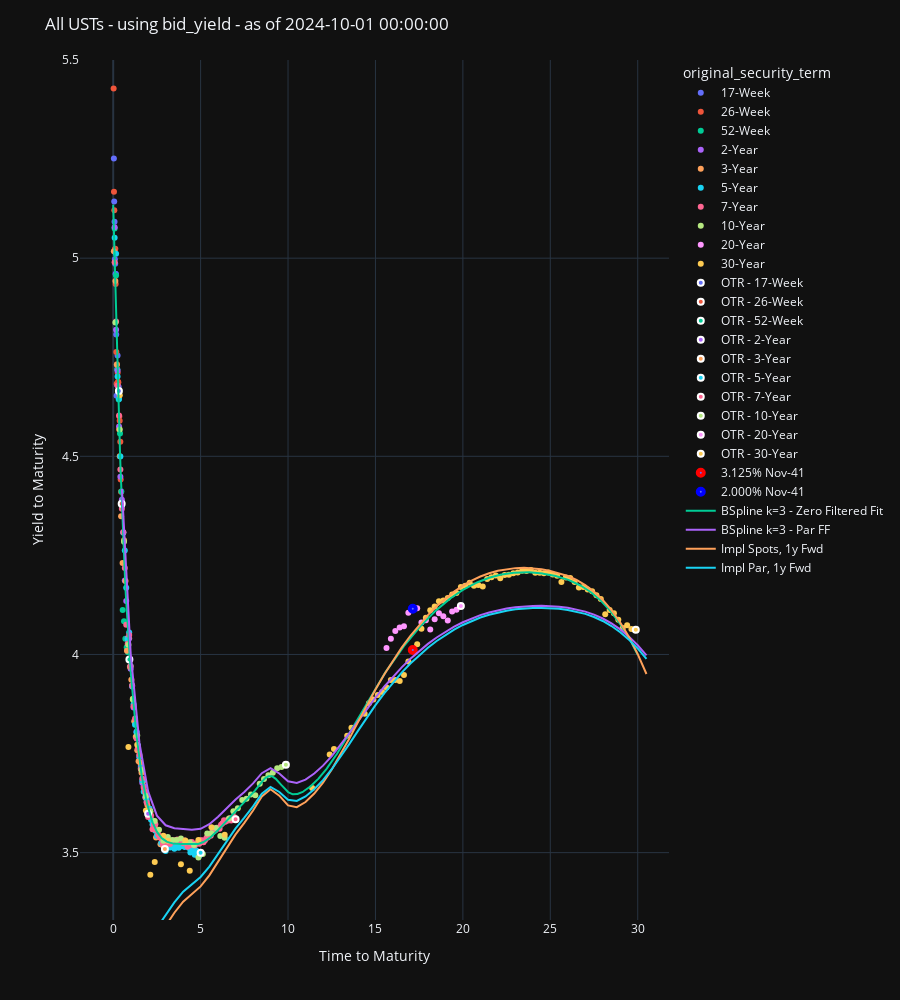

The notebook cell this image was saved under:
### Code cell
fitted_bspline = filtered_fitted_interpolator.b_spline_with_knots_interpolation(
    knots=[0.5, 1, 2, 3, 4, 5, 7, 8, 9, 10, 11, 12, 15, 20, 25],
    k=3,
    return_func=True,
)
fitted_unispline = filtered_fitted_interpolator.univariate_spline(s=1.75, return_func=True)

plot_usts(
    curve_set_df=curve_set_df,
    ttm_col="time_to_maturity",
    ytm_col=f"{quote_type}_yield",
    hover_data=[
        "issue_date",
        "maturity_date",
        "cusip",
        "original_security_term",
        "ust_label",
        f"{quote_type}_price",
        "free_float",
    ],
    ust_labels_highlighter=[("3.125% Nov-41", "red"), ("2.000% Nov-41", "blue")],
    zero_curves=[
        # (
        #     otr_fit_interpolator.pchip_interpolation(return_func=True),
        #     "PCHIP Intrp - OTR Fit",
        # ),
        (
            fitted_bspline,
            "BSpline k=3 - Zero Filtered Fit",
        ),
        # (
        #     mles_func,
        #     "Zero, MLES"
        # ),
    ],
    par_curves=[
        (
            fitted_bspline,
            "BSpline k=3 - Par FF",
        ),
        # (
        #     fitted_unispline,
        #     "Unispline s=1.75 - Par FF",
        # ),
        # (
        #     mles_func,
        #     "Par, MLES",
        #     True
        # ),
    ],
    # n_yr_fwd_curves=[
    #     (
    #         nss_func,
    #         1,
    #         "1yr Fwd, NSS",
    #     ) 
    # ]
    impl_spot_n_yr_fwd_curves=[
        (fitted_bspline, 1, "Impl Spots, 1y Fwd"),
    ],
    impl_par_n_yr_fwd_curves=[
        (fitted_bspline, 1, "Impl Par, 1y Fwd"),
        # (
        #     mles_func,
        #     1,
        #     "1yr Fwd, MLES",
        #     True
        # )
    ],
    title=f"All USTs - using {f"{quote_type}_yield"} - as of {as_of_date}"
)

### Figure 1 — Plotly figure (JSON) as saved in the notebook; plotly's stock layout.template omitted (floating-point values rounded to 4 significant figures; data arrays with more than 128 entries replaced by an {"elided": "..."} marker saying what was removed)
{"data": [{"customdata": [["2024-09-03T00:00:00", "2024-10-01T00:00:00", "912797LK1", "17-Week", "nan% Oct-24", null, -763.9], ["2024-09-10T00:00:00", "2024-10-08T00:00:00", "912797LS4", "17-Week", "nan% Oct-24", 99.91, -772.5], ["2024-09-17T00:00:00", "2024-10-15T00:00:00", "912797LT2", "17-Week", "nan% Oct-24", 99.82, -798.0], ["2024-09-24T00:00:00", "2024-10-22T00:00:00", "912797LU9", "17-Week", "nan% Oct-24", 99.72, -766.6], ["2024-10-01T00:00:00", "2024-10-29T00:00:00", "912797LV7", "17-Week", "nan% Oct-24", 99.63, -403.1], ["2024-09-10T00:00:00", "2024-11-05T00:00:00", "912797MA2", "17-Week", "nan% Nov-24", 99.55, -404.9], ["2024-09-17T00:00:00", "2024-11-12T00:00:00", "912797MB0", "17-Week", "nan% Nov-24", 99.45, -415.1], ["2024-09-24T00:00:00", "2024-11-19T00:00:00", "912797MC8", "17-Week", "nan% Nov-24", 99.36, -436.7], ["2024-10-01T00:00:00", "2024-11-26T00:00:00", "912797MD6", "17-Week", "nan% Nov-24", 99.27, -184.5], ["2024-08-06T00:00:00", "2024-12-03T00:00:00", "912797ME4", "17-Week", "nan% Dec-24", 99.2, -187.8], ["2024-08-13T00:00:00", "2024-12-10T00:00:00", "912797MN4", "17-Week", "nan% Dec-24", 99.14, -185.2], ["2024-08-20T00:00:00", "2024-12-17T00:00:00", "912797MP9", "17-Week", "nan% Dec-24", 99.04, -190.1], ["2024-08-27T00:00:00", "2024-12-24T00:00:00", "912797MQ7", "17-Week", "nan% Dec-24", 98.95, -164.8], ["2024-09-03T00:00:00", "2024-12-31T00:00:00", "912797MR5", "17-Week", "nan% Dec-24", 98.86, -180.9], ["2024-09-10T00:00:00", "2025-01-07T00:00:00", "912797MW4", "17-Week", "nan% Jan-25", 98.79, -187.5], ["2024-09-17T00:00:00", "2025-01-14T00:00:00", "912797MX2", "17-Week", "nan% Jan-25", 98.7, -196.6], ["2024-09-24T00:00:00", "2025-01-21T00:00:00", "912797MY0", "17-Week", "nan% Jan-25", 98.62, -202.5]], "hovertemplate": "original_security_term=%{customdata[3]}<br>time_to_maturity=%{x}<br>bid_yield=%{y}<br>issue_date=%{customdata[0]}<br>maturity_date=%{customdata[1]}<br>cusip=%{customdata[2]}<br>ust_label=%{customdata[4]}<br>bid_price=%{customdata[5]}<br>free_float=%{customdata[6]}<extra></extra>", "legendgroup": "17-Week", "marker": {"color": "#636efa", "symbol": "circle"}, "mode": "markers", "name": "17-Week", "orientation": "v", "showlegend": true, "type": "scatter", "x": [0, 0.01918, 0.03836, 0.05753, 0.07671, 0.09589, 0.1151, 0.1342, 0.1534, 0.1726, 0.1918, 0.211, 0.2301, 0.2493, 0.2685, 0.2877, 0.3068], "xaxis": "x", "y": [null, 5.705, 5.251, 5.143, 5.092, 4.997, 4.986, 4.96, 4.96, 4.807, 4.653, 4.68, 4.72, 4.754, 4.678, 4.677, 4.676], "yaxis": "y"}, {"customdata": [["2024-07-11T00:00:00", "2024-10-10T00:00:00", "912797KT3", "26-Week", "nan% Oct-24", 99.88, -8375.0], ["2024-07-18T00:00:00", "2024-10-17T00:00:00", "912797KU0", "26-Week", "nan% Oct-24", 99.79, -9207.0], ["2024-07-25T00:00:00", "2024-10-24T00:00:00", "912797KV8", "26-Week", "nan% Oct-24", 99.7, -8606.0], ["2024-08-08T00:00:00", "2024-11-07T00:00:00", "912797LC9", "26-Week", "nan% Nov-24", 99.52, -12080.0], ["2024-08-15T00:00:00", "2024-11-14T00:00:00", "912797LD7", "26-Week", "nan% Nov-24", 99.42, -13910.0], ["2024-08-22T00:00:00", "2024-11-21T00:00:00", "912797LE5", "26-Week", "nan% Nov-24", 99.34, -11180.0], ["2024-09-05T00:00:00", "2024-12-05T00:00:00", "912797LF2", "26-Week", "nan% Dec-24", 99.18, -1649.0], ["2024-09-12T00:00:00", "2024-12-12T00:00:00", "912797LP0", "26-Week", "nan% Dec-24", 99.11, -2449.0], ["2024-09-19T00:00:00", "2024-12-19T00:00:00", "912797LQ8", "26-Week", "nan% Dec-24", 99.01, -599.2], ["2024-07-05T00:00:00", "2025-01-02T00:00:00", "912797LR6", "26-Week", "nan% Jan-25", 98.84, -4320.0], ["2024-07-11T00:00:00", "2025-01-09T00:00:00", "912797LX3", "26-Week", "nan% Jan-25", 98.76, -3943.0], ["2024-07-18T00:00:00", "2025-01-16T00:00:00", "912797LY1", "26-Week", "nan% Jan-25", 98.67, -4124.0], ["2024-08-01T00:00:00", "2025-01-30T00:00:00", "912797LZ8", "26-Week", "nan% Jan-25", 98.54, -7197.0], ["2024-08-08T00:00:00", "2025-02-06T00:00:00", "912797MJ3", "26-Week", "nan% Feb-25", 98.44, -5615.0], ["2024-08-15T00:00:00", "2025-02-13T00:00:00", "912797MK0", "26-Week", "nan% Feb-25", 98.36, -6404.0], ["2024-08-29T00:00:00", "2025-02-27T00:00:00", "912797ML8", "26-Week", "nan% Feb-25", 98.21, -4879.0], ["2024-09-05T00:00:00", "2025-03-06T00:00:00", "912797MM6", "26-Week", "nan% Mar-25", 98.14, -799.4], ["2024-09-12T00:00:00", "2025-03-13T00:00:00", "912797MT1", "26-Week", "nan% Mar-25", 98.07, -858.2]], "hovertemplate": "original_security_term=%{customdata[3]}<br>time_to_maturity=%{x}<br>bid_yield=%{y}<br>issue_date=%{customdata[0]}<br>maturity_date=%{customdata[1]}<br>cusip=%{customdata[2]}<br>ust_label=%{customdata[4]}<br>bid_price=%{customdata[5]}<br>free_float=%{customdata[6]}<extra></extra>", "legendgroup": "26-Week", "marker": {"color": "#EF553B", "symbol": "circle"}, "mode": "markers", "name": "26-Week", "orientation": "v", "showlegend": true, "type": "scatter", "x": [0.02466, 0.04384, 0.06301, 0.1014, 0.1205, 0.1397, 0.1781, 0.1973, 0.2164, 0.2548, 0.274, 0.2932, 0.3315, 0.3507, 0.3699, 0.4082, 0.4274, 0.4466], "xaxis": "x", "y": [5.428, 5.168, 5.121, 5.022, 5.024, 4.935, 4.763, 4.683, 4.733, 4.711, 4.688, 4.687, 4.568, 4.6, 4.59, 4.537, 4.441, 4.41], "yaxis": "y"}, {"customdata": [["2024-07-05T00:00:00", "2024-10-03T00:00:00", "912797GW1", "52-Week", "nan% Oct-24", 99.97, -12410.0], ["2024-08-01T00:00:00", "2024-10-31T00:00:00", "912797HE0", "52-Week", "nan% Oct-24", 99.61, -20400.0], ["2024-08-29T00:00:00", "2024-11-29T00:00:00", "912797HP5", "52-Week", "nan% Nov-24", 99.23, -13910.0], ["2024-09-26T00:00:00", "2024-12-26T00:00:00", "912796ZV4", "52-Week", "nan% Dec-24", 98.92, -2950.0], ["2024-07-25T00:00:00", "2025-01-23T00:00:00", "912797JR9", "52-Week", "nan% Jan-25", 98.6, -6586.0], ["2024-08-22T00:00:00", "2025-02-20T00:00:00", "912797KA4", "52-Week", "nan% Feb-25", 98.29, -8605.0], ["2024-09-19T00:00:00", "2025-03-20T00:00:00", "912797KJ5", "52-Week", "nan% Mar-25", 97.98, -418.3], ["2024-04-18T00:00:00", "2025-04-17T00:00:00", "912797KS5", "52-Week", "nan% Apr-25", 97.82, -3108.0], ["2024-05-16T00:00:00", "2025-05-15T00:00:00", "912797LB1", "52-Week", "nan% May-25", 97.53, -4573.0], ["2024-06-13T00:00:00", "2025-06-12T00:00:00", "912797LN5", "52-Week", "nan% Jun-25", 97.26, -983.7], ["2024-07-11T00:00:00", "2025-07-10T00:00:00", "912797LW5", "52-Week", "nan% Jul-25", 96.98, -2591.0], ["2024-08-08T00:00:00", "2025-08-07T00:00:00", "912797MG9", "52-Week", "nan% Aug-25", 96.69, -3690.0]], "hovertemplate": "original_security_term=%{customdata[3]}<br>time_to_maturity=%{x}<br>bid_yield=%{y}<br>issue_date=%{customdata[0]}<br>maturity_date=%{customdata[1]}<br>cusip=%{customdata[2]}<br>ust_label=%{customdata[4]}<br>bid_price=%{customdata[5]}<br>free_float=%{customdata[6]}<extra></extra>", "legendgroup": "52-Week", "marker": {"color": "#00cc96", "symbol": "circle"}, "mode": "markers", "name": "52-Week", "orientation": "v", "showlegend": true, "type": "scatter", "x": [0.005479, 0.08219, 0.1616, 0.2356, 0.3123, 0.389, 0.4658, 0.5425, 0.6192, 0.6959, 0.7726, 0.8493], "xaxis": "x", "y": [9.918, 5.075, 4.956, 4.719, 4.643, 4.558, 4.411, 4.112, 4.084, 4.04, 4.018, 4.006], "yaxis": "y"}, {"customdata": {"elided": "23x7 mixed values"}, "hovertemplate": "original_security_term=%{customdata[3]}<br>time_to_maturity=%{x}<br>bid_yield=%{y}<br>issue_date=%{customdata[0]}<br>maturity_date=%{customdata[1]}<br>cusip=%{customdata[2]}<br>ust_label=%{customdata[4]}<br>bid_price=%{customdata[5]}<br>free_float=%{customdata[6]}<extra></extra>", "legendgroup": "2-Year", "marker": {"color": "#ab63fa", "symbol": "circle"}, "mode": "markers", "name": "2-Year", "orientation": "v", "showlegend": true, "type": "scatter", "x": [0.08219, 0.1644, 0.2493, 0.3342, 0.411, 0.4959, 0.5781, 0.663, 0.7452, 0.8301, 0.9151, 0.9973, 1.082, 1.164, 1.249, 1.334, 1.411, 1.496, 1.578, 1.663, 1.745, 1.83, 1.915], "xaxis": "x", "y": [5.078, 4.819, 4.716, 4.575, 4.448, 4.391, 4.309, 4.187, 4.135, 4.041, 4.041, 3.964, 3.919, 3.866, 3.827, 3.805, 3.769, 3.74, 3.718, 3.676, 3.667, 3.64, 3.628], "yaxis": "y"}, {"customdata": {"elided": "35x7 mixed values"}, "hovertemplate": "original_security_term=%{customdata[3]}<br>time_to_maturity=%{x}<br>bid_yield=%{y}<br>issue_date=%{customdata[0]}<br>maturity_date=%{customdata[1]}<br>cusip=%{customdata[2]}<br>ust_label=%{customdata[4]}<br>bid_price=%{customdata[5]}<br>free_float=%{customdata[6]}<extra></extra>", "legendgroup": "3-Year", "marker": {"color": "#FFA15A", "symbol": "circle"}, "mode": "markers", "name": "3-Year", "orientation": "v", "showlegend": true, "type": "scatter", "x": [0.03836, 0.1233, 0.2055, 0.2904, 0.3753, 0.4521, 0.537, 0.6192, 0.7041, 0.7863, 0.8712, 0.9562, 1.038, 1.123, 1.205, 1.29, 1.375, 1.452, 1.537, 1.619, 1.704, 1.786, 1.871, 1.956, 2.038, 2.123, 2.205, 2.29, 2.375, 2.452, 2.537, 2.619, 2.704, 2.786, 2.871], "xaxis": "x", "y": [5.017, 4.942, 4.731, 4.665, 4.5, 4.349, 4.231, 4.288, 4.185, 4.009, 4.04, 3.969, 3.936, 3.888, 3.831, 3.792, 3.759, 3.731, 3.727, 3.701, 3.68, 3.656, 3.639, 3.62, 3.612, 3.602, 3.582, 3.58, 3.567, 3.538, 3.55, 3.54, 3.521, 3.528, 3.517], "yaxis": "y"}, {"customdata": {"elided": "58x7 mixed values"}, "hovertemplate": "original_security_term=%{customdata[3]}<br>time_to_maturity=%{x}<br>bid_yield=%{y}<br>issue_date=%{customdata[0]}<br>maturity_date=%{customdata[1]}<br>cusip=%{customdata[2]}<br>ust_label=%{customdata[4]}<br>bid_price=%{customdata[5]}<br>free_float=%{customdata[6]}<extra></extra>", "legendgroup": "5-Year", "marker": {"color": "#19d3f3", "symbol": "circle"}, "mode": "markers", "name": "5-Year", "orientation": "v", "showlegend": true, "type": "scatter", "x": [0.08219, 0.1644, 0.2493, 0.3342, 0.411, 0.4959, 0.5781, 0.663, 0.7452, 0.8301, 0.9151, 0.9973, 1.082, 1.164, 1.249, 1.334, 1.411, 1.496, 1.578, 1.663, 1.745, 1.83, 1.915, 1.997, 2.082, 2.164, 2.249, 2.411, 2.496, 2.578, 2.663, 2.745, 2.83, 2.915, 2.997, 3.082, 3.164, 3.249, 3.334, 3.414, 3.499, 3.581, 3.666, 3.748, 3.833, 3.918, 4, 4.085, 4.167, 4.252, 4.337, 4.414, 4.499, 4.581, 4.666, 4.748, 4.833, 4.918], "xaxis": "x", "y": [5.051, 5.011, 4.702, 4.645, 4.499, 4.374, 4.307, 4.262, 4.168, 4.039, 4.055, 3.971, 3.921, 3.874, 3.822, 3.804, 3.771, 3.744, 3.714, 3.682, 3.653, 3.652, 3.633, 3.593, 3.61, 3.583, 3.571, 3.555, 3.543, 3.542, 3.541, 3.524, 3.532, 3.533, 3.504, 3.529, 3.525, 3.513, 3.518, 3.518, 3.51, 3.518, 3.522, 3.513, 3.516, 3.52, 3.517, 3.514, 3.518, 3.516, 3.512, 3.501, 3.511, 3.506, 3.495, 3.506, 3.502, 3.491], "yaxis": "y"}, {"customdata": {"elided": "83x7 mixed values"}, "hovertemplate": "original_security_term=%{customdata[3]}<br>time_to_maturity=%{x}<br>bid_yield=%{y}<br>issue_date=%{customdata[0]}<br>maturity_date=%{customdata[1]}<br>cusip=%{customdata[2]}<br>ust_label=%{customdata[4]}<br>bid_price=%{customdata[5]}<br>free_float=%{customdata[6]}<extra></extra>", "legendgroup": "7-Year", "marker": {"color": "#FF6692", "symbol": "circle"}, "mode": "markers", "name": "7-Year", "orientation": "v", "showlegend": true, "type": "scatter", "x": [0.08219, 0.1644, 0.2493, 0.3342, 0.411, 0.4959, 0.5781, 0.663, 0.7452, 0.8301, 0.9151, 0.9973, 1.082, 1.164, 1.249, 1.334, 1.411, 1.496, 1.578, 1.663, 1.745, 1.83, 1.915, 1.997, 2.082, 2.164, 2.249, 2.334, 2.411, 2.496, 2.578, 2.663, 2.745, 2.83, 2.915, 2.997, 3.082, 3.164, 3.249, 3.334, 3.414, 3.499, 3.581, 3.666, 3.748, 3.833, 3.918, 4, 4.085, 4.167, 4.252, 4.337, 4.414, 4.499, 4.581, 4.666, 4.748, 4.833, 4.918, 5, 5.085, 5.167, 5.252, 5.337, 5.414, 5.499, 5.581, 5.666, 5.748, 5.833, 5.918, 6, 6.085, 6.167, 6.252, 6.337, 6.414, 6.499, 6.581, 6.666, 6.748, 6.833, 6.918], "xaxis": "x", "y": [4.989, 4.84, 4.679, 4.603, 4.467, 4.367, 4.308, 4.218, 4.075, 4.027, 4.049, 3.97, 3.922, 3.87, 3.839, 3.788, 3.764, 3.747, 3.711, 3.687, 3.664, 3.654, 3.626, 3.59, 3.607, 3.594, 3.559, 3.571, 3.572, 3.556, 3.545, 3.539, 3.536, 3.522, 3.528, 3.524, 3.535, 3.532, 3.522, 3.528, 3.529, 3.531, 3.528, 3.533, 3.531, 3.533, 3.53, 3.524, 3.531, 3.526, 3.515, 3.522, 3.519, 3.527, 3.523, 3.518, 3.522, 3.525, 3.522, 3.531, 3.532, 3.526, 3.531, 3.537, 3.538, 3.543, 3.543, 3.552, 3.554, 3.556, 3.563, 3.563, 3.56, 3.57, 3.574, 3.581, 3.578, 3.581, 3.581, 3.587, 3.581, 3.588, 3.59], "yaxis": "y"}, {"customdata": {"elided": "39x7 mixed values"}, "hovertemplate": "original_security_term=%{customdata[3]}<br>time_to_maturity=%{x}<br>bid_yield=%{y}<br>issue_date=%{customdata[0]}<br>maturity_date=%{customdata[1]}<br>cusip=%{customdata[2]}<br>ust_label=%{customdata[4]}<br>bid_price=%{customdata[5]}<br>free_float=%{customdata[6]}<extra></extra>", "legendgroup": "10-Year", "marker": {"color": "#B6E880", "symbol": "circle"}, "mode": "markers", "name": "10-Year", "orientation": "v", "showlegend": true, "type": "scatter", "x": [0.1233, 0.3753, 0.6192, 0.8712, 1.123, 1.375, 1.619, 1.871, 2.123, 2.375, 2.619, 2.871, 3.123, 3.375, 3.622, 3.874, 4.126, 4.378, 4.622, 4.874, 5.126, 5.378, 5.622, 5.874, 6.126, 6.378, 6.622, 6.874, 7.126, 7.378, 7.625, 7.877, 8.129, 8.381, 8.625, 8.877, 9.129, 9.381, 9.625], "xaxis": "x", "y": [4.837, 4.568, 4.284, 4.024, 3.886, 3.795, 3.708, 3.643, 3.604, 3.58, 3.557, 3.53, 3.539, 3.532, 3.532, 3.536, 3.526, 3.526, 3.519, 3.488, 3.496, 3.548, 3.549, 3.562, 3.542, 3.538, 3.586, 3.605, 3.612, 3.633, 3.636, 3.647, 3.645, 3.674, 3.686, 3.695, 3.702, 3.713, 3.716], "yaxis": "y"}, {"customdata": [["2020-07-31T00:00:00", "2040-05-15T00:00:00", "912810SR0", "20-Year", "1.125% May-40", 66.69, 39650.0], ["2020-11-02T00:00:00", "2040-08-15T00:00:00", "912810SQ2", "20-Year", "1.125% Aug-40", 66.09, 48780.0], ["2021-02-01T00:00:00", "2040-11-15T00:00:00", "912810ST6", "20-Year", "1.375% Nov-40", 68.47, 54620.0], ["2021-04-30T00:00:00", "2041-02-15T00:00:00", "912810SW9", "20-Year", "1.875% Feb-41", 73.97, 65810.0], ["2021-08-02T00:00:00", "2041-05-15T00:00:00", "912810SY5", "20-Year", "2.250% May-41", 78.16, 55490.0], ["2021-11-01T00:00:00", "2041-08-15T00:00:00", "912810TA6", "20-Year", "1.750% Aug-41", 71.53, 74190.0], ["2022-01-31T00:00:00", "2041-11-15T00:00:00", "912810TC2", "20-Year", "2.000% Nov-41", 74.19, 62690.0], ["2022-05-02T00:00:00", "2042-02-15T00:00:00", "912810TF5", "20-Year", "2.375% Feb-42", 78.53, 49640.0], ["2022-08-01T00:00:00", "2042-05-15T00:00:00", "912810TH1", "20-Year", "3.250% May-42", 89.62, 44380.0], ["2022-10-31T00:00:00", "2042-08-15T00:00:00", "912810TK4", "20-Year", "3.375% Aug-42", 91.03, 38740.0], ["2023-01-31T00:00:00", "2042-11-15T00:00:00", "912810TM0", "20-Year", "4.000% Nov-42", 99.19, 38970.0], ["2023-05-01T00:00:00", "2043-02-15T00:00:00", "912810TQ1", "20-Year", "3.875% Feb-43", 97.25, 38980.0], ["2023-07-31T00:00:00", "2043-05-15T00:00:00", "912810TS7", "20-Year", "3.875% May-43", 97.03, 38830.0], ["2023-10-31T00:00:00", "2043-08-15T00:00:00", "912810TU2", "20-Year", "4.375% Aug-43", 103.6, 41990.0], ["2024-01-31T00:00:00", "2043-11-15T00:00:00", "912810TW8", "20-Year", "4.750% Nov-43", 108.8, 41990.0], ["2024-04-30T00:00:00", "2044-02-15T00:00:00", "912810TZ1", "20-Year", "4.500% Feb-44", 105.2, 41950.0], ["2024-07-31T00:00:00", "2044-05-15T00:00:00", "912810UB2", "20-Year", "4.625% May-44", 106.8, 42000.0]], "hovertemplate": "original_security_term=%{customdata[3]}<br>time_to_maturity=%{x}<br>bid_yield=%{y}<br>issue_date=%{customdata[0]}<br>maturity_date=%{customdata[1]}<br>cusip=%{customdata[2]}<br>ust_label=%{customdata[4]}<br>bid_price=%{customdata[5]}<br>free_float=%{customdata[6]}<extra></extra>", "legendgroup": "20-Year", "marker": {"color": "#FF97FF", "symbol": "circle"}, "mode": "markers", "name": "20-Year", "orientation": "v", "showlegend": true, "type": "scatter", "x": [15.63, 15.88, 16.13, 16.39, 16.63, 16.88, 17.13, 17.39, 17.63, 17.88, 18.13, 18.39, 18.63, 18.88, 19.13, 19.39, 19.63], "xaxis": "x", "y": [4.017, 4.04, 4.059, 4.068, 4.071, 4.105, 4.115, 4.117, 4.081, 4.087, 4.063, 4.089, 4.104, 4.097, 4.086, 4.108, 4.113], "yaxis": "y"}, {"customdata": {"elided": "82x7 mixed values"}, "hovertemplate": "original_security_term=%{customdata[3]}<br>time_to_maturity=%{x}<br>bid_yield=%{y}<br>issue_date=%{customdata[0]}<br>maturity_date=%{customdata[1]}<br>cusip=%{customdata[2]}<br>ust_label=%{customdata[4]}<br>bid_price=%{customdata[5]}<br>free_float=%{customdata[6]}<extra></extra>", "legendgroup": "30-Year", "marker": {"color": "#FECB52", "symbol": "circle"}, "mode": "markers", "name": "30-Year", "orientation": "v", "showlegend": true, "type": "scatter", "x": [0.1233, 0.3753, 0.8712, 1.375, 1.871, 2.123, 2.375, 2.871, 3.123, 3.874, 4.126, 4.378, 4.874, 5.622, 6.378, 11.38, 12.38, 12.63, 13.38, 13.63, 14.38, 14.63, 14.88, 15.13, 15.38, 15.63, 15.88, 16.13, 16.39, 16.63, 16.88, 17.13, 17.39, 17.63, 17.88, 18.13, 18.39, 18.63, 18.88, 19.13, 19.39, 19.63, 19.88, 20.14, 20.39, 20.63, 20.88, 21.14, 21.39, 21.63, 21.88, 22.14, 22.39, 22.63, 22.88, 23.14, 23.39, 23.64, 23.89, 24.14, 24.39, 24.64, 24.89, 25.14, 25.39, 25.64, 25.89, 26.14, 26.39, 26.64, 26.89, 27.14, 27.39, 27.64, 27.89, 28.14, 28.39, 28.64, 28.89, 29.14, 29.39, 29.64], "xaxis": "x", "y": [6.012, 4.654, 3.767, 3.772, 3.607, 3.444, 3.477, 3.542, 3.53, 3.471, 3.531, 3.454, 3.532, 3.564, 3.545, 3.663, 3.747, 3.762, 3.795, 3.815, 3.85, 3.877, 3.886, 3.898, 3.905, 3.916, 3.936, 3.936, 3.933, 3.948, 3.983, 4.011, 4.026, 4.065, 4.093, 4.112, 4.121, 4.134, 4.136, 4.143, 4.152, 4.155, 4.17, 4.173, 4.181, 4.173, 4.175, 4.171, 4.191, 4.195, 4.199, 4.192, 4.201, 4.201, 4.205, 4.207, 4.211, 4.211, 4.213, 4.206, 4.206, 4.205, 4.207, 4.202, 4.199, 4.183, 4.194, 4.193, 4.183, 4.169, 4.17, 4.164, 4.159, 4.15, 4.14, 4.101, 4.112, 4.104, 4.087, 4.067, 4.073, 4.065], "yaxis": "y"}, {"customdata": [["2024-10-01T00:00:00", "2025-01-28T00:00:00", "912797MZ7", "OTR - 17-Week", "nan% Jan-25", 98.53, 0]], "hovertemplate": "original_security_term=%{customdata[3]}<br>time_to_maturity=%{x}<br>bid_yield=%{y}<br>issue_date=%{customdata[0]}<br>maturity_date=%{customdata[1]}<br>cusip=%{customdata[2]}<br>ust_label=%{customdata[4]}<br>bid_price=%{customdata[5]}<br>free_float=%{customdata[6]}<extra></extra>", "legendgroup": "OTR - 17-Week", "marker": {"color": "#636efa", "line": {"color": "white", "width": 2}, "symbol": "circle"}, "mode": "markers", "name": "OTR - 17-Week", "orientation": "v", "showlegend": true, "type": "scatter", "x": [0.326], "xaxis": "x", "y": [4.665], "yaxis": "y"}, {"customdata": [["2024-09-26T00:00:00", "2025-03-27T00:00:00", "912797MU8", "OTR - 26-Week", "nan% Mar-25", 97.92, 0]], "hovertemplate": "original_security_term=%{customdata[3]}<br>time_to_maturity=%{x}<br>bid_yield=%{y}<br>issue_date=%{customdata[0]}<br>maturity_date=%{customdata[1]}<br>cusip=%{customdata[2]}<br>ust_label=%{customdata[4]}<br>bid_price=%{customdata[5]}<br>free_float=%{customdata[6]}<extra></extra>", "legendgroup": "OTR - 26-Week", "marker": {"color": "#EF553B", "line": {"color": "white", "width": 2}, "symbol": "circle"}, "mode": "markers", "name": "OTR - 26-Week", "orientation": "v", "showlegend": true, "type": "scatter", "x": [0.4849], "xaxis": "x", "y": [4.38], "yaxis": "y"}, {"customdata": [["2024-09-05T00:00:00", "2025-09-04T00:00:00", "912797MH7", "OTR - 52-Week", "nan% Sep-25", 96.42, -525.3]], "hovertemplate": "original_security_term=%{customdata[3]}<br>time_to_maturity=%{x}<br>bid_yield=%{y}<br>issue_date=%{customdata[0]}<br>maturity_date=%{customdata[1]}<br>cusip=%{customdata[2]}<br>ust_label=%{customdata[4]}<br>bid_price=%{customdata[5]}<br>free_float=%{customdata[6]}<extra></extra>", "legendgroup": "OTR - 52-Week", "marker": {"color": "#00cc96", "line": {"color": "white", "width": 2}, "symbol": "circle"}, "mode": "markers", "name": "OTR - 52-Week", "orientation": "v", "showlegend": true, "type": "scatter", "x": [0.926], "xaxis": "x", "y": [3.987], "yaxis": "y"}, {"customdata": [["2024-09-30T00:00:00", "2026-09-30T00:00:00", "91282CLP4", "OTR - 2-Year", "3.500% Sep-26", 99.81, 0]], "hovertemplate": "original_security_term=%{customdata[3]}<br>time_to_maturity=%{x}<br>bid_yield=%{y}<br>issue_date=%{customdata[0]}<br>maturity_date=%{customdata[1]}<br>cusip=%{customdata[2]}<br>ust_label=%{customdata[4]}<br>bid_price=%{customdata[5]}<br>free_float=%{customdata[6]}<extra></extra>", "legendgroup": "OTR - 2-Year", "marker": {"color": "#ab63fa", "line": {"color": "white", "width": 2}, "symbol": "circle"}, "mode": "markers", "name": "OTR - 2-Year", "orientation": "v", "showlegend": true, "type": "scatter", "x": [1.997], "xaxis": "x", "y": [3.598], "yaxis": "y"}, {"customdata": [["2024-09-16T00:00:00", "2027-09-15T00:00:00", "91282CLL3", "OTR - 3-Year", "3.375% Sep-27", 99.62, -554.2]], "hovertemplate": "original_security_term=%{customdata[3]}<br>time_to_maturity=%{x}<br>bid_yield=%{y}<br>issue_date=%{customdata[0]}<br>maturity_date=%{customdata[1]}<br>cusip=%{customdata[2]}<br>ust_label=%{customdata[4]}<br>bid_price=%{customdata[5]}<br>free_float=%{customdata[6]}<extra></extra>", "legendgroup": "OTR - 3-Year", "marker": {"color": "#FFA15A", "line": {"color": "white", "width": 2}, "symbol": "circle"}, "mode": "markers", "name": "OTR - 3-Year", "orientation": "v", "showlegend": true, "type": "scatter", "x": [2.956], "xaxis": "x", "y": [3.509], "yaxis": "y"}, {"customdata": [["2024-09-30T00:00:00", "2029-09-30T00:00:00", "91282CLN9", "OTR - 5-Year", "3.500% Sep-29", 100, 0]], "hovertemplate": "original_security_term=%{customdata[3]}<br>time_to_maturity=%{x}<br>bid_yield=%{y}<br>issue_date=%{customdata[0]}<br>maturity_date=%{customdata[1]}<br>cusip=%{customdata[2]}<br>ust_label=%{customdata[4]}<br>bid_price=%{customdata[5]}<br>free_float=%{customdata[6]}<extra></extra>", "legendgroup": "OTR - 5-Year", "marker": {"color": "#19d3f3", "line": {"color": "white", "width": 2}, "symbol": "circle"}, "mode": "markers", "name": "OTR - 5-Year", "orientation": "v", "showlegend": true, "type": "scatter", "x": [5], "xaxis": "x", "y": [3.5], "yaxis": "y"}, {"customdata": [["2024-09-30T00:00:00", "2031-09-30T00:00:00", "91282CLM1", "OTR - 7-Year", "3.625% Sep-31", 100.2, 0]], "hovertemplate": "original_security_term=%{customdata[3]}<br>time_to_maturity=%{x}<br>bid_yield=%{y}<br>issue_date=%{customdata[0]}<br>maturity_date=%{customdata[1]}<br>cusip=%{customdata[2]}<br>ust_label=%{customdata[4]}<br>bid_price=%{customdata[5]}<br>free_float=%{customdata[6]}<extra></extra>", "legendgroup": "OTR - 7-Year", "marker": {"color": "#FF6692", "line": {"color": "white", "width": 2}, "symbol": "circle"}, "mode": "markers", "name": "OTR - 7-Year", "orientation": "v", "showlegend": true, "type": "scatter", "x": [7], "xaxis": "x", "y": [3.584], "yaxis": "y"}, {"customdata": [["2024-09-16T00:00:00", "2034-08-15T00:00:00", "91282CLF6", "OTR - 10-Year", "3.875% Aug-34", 101.2, 41630.0]], "hovertemplate": "original_security_term=%{customdata[3]}<br>time_to_maturity=%{x}<br>bid_yield=%{y}<br>issue_date=%{customdata[0]}<br>maturity_date=%{customdata[1]}<br>cusip=%{customdata[2]}<br>ust_label=%{customdata[4]}<br>bid_price=%{customdata[5]}<br>free_float=%{customdata[6]}<extra></extra>", "legendgroup": "OTR - 10-Year", "marker": {"color": "#B6E880", "line": {"color": "white", "width": 2}, "symbol": "circle"}, "mode": "markers", "name": "OTR - 10-Year", "orientation": "v", "showlegend": true, "type": "scatter", "x": [9.877], "xaxis": "x", "y": [3.722], "yaxis": "y"}, {"customdata": [["2024-09-30T00:00:00", "2044-08-15T00:00:00", "912810UD8", "OTR - 20-Year", "4.125% Aug-44", 100.0, -1272.0]], "hovertemplate": "original_security_term=%{customdata[3]}<br>time_to_maturity=%{x}<br>bid_yield=%{y}<br>issue_date=%{customdata[0]}<br>maturity_date=%{customdata[1]}<br>cusip=%{customdata[2]}<br>ust_label=%{customdata[4]}<br>bid_price=%{customdata[5]}<br>free_float=%{customdata[6]}<extra></extra>", "legendgroup": "OTR - 20-Year", "marker": {"color": "#FF97FF", "line": {"color": "white", "width": 2}, "symbol": "circle"}, "mode": "markers", "name": "OTR - 20-Year", "orientation": "v", "showlegend": true, "type": "scatter", "x": [19.88], "xaxis": "x", "y": [4.122], "yaxis": "y"}, {"customdata": [["2024-09-16T00:00:00", "2054-08-15T00:00:00", "912810UC0", "OTR - 30-Year", "4.250% Aug-54", 103.2, 24100.0]], "hovertemplate": "original_security_term=%{customdata[3]}<br>time_to_maturity=%{x}<br>bid_yield=%{y}<br>issue_date=%{customdata[0]}<br>maturity_date=%{customdata[1]}<br>cusip=%{customdata[2]}<br>ust_label=%{customdata[4]}<br>bid_price=%{customdata[5]}<br>free_float=%{customdata[6]}<extra></extra>", "legendgroup": "OTR - 30-Year", "marker": {"color": "#FECB52", "line": {"color": "white", "width": 2}, "symbol": "circle"}, "mode": "markers", "name": "OTR - 30-Year", "orientation": "v", "showlegend": true, "type": "scatter", "x": [29.89], "xaxis": "x", "y": [4.063], "yaxis": "y"}, {"customdata": [["2012-01-17T00:00:00", "2041-11-15T00:00:00", "912810QT8", "30-Year", "3.125% Nov-41", 89.09, 12750.0]], "hovertemplate": "ust_label=%{customdata[4]}<br>time_to_maturity=%{x}<br>bid_yield=%{y}<br>issue_date=%{customdata[0]}<br>maturity_date=%{customdata[1]}<br>cusip=%{customdata[2]}<br>original_security_term=%{customdata[3]}<br>bid_price=%{customdata[5]}<br>free_float=%{customdata[6]}<extra></extra>", "legendgroup": "3.125% Nov-41", "marker": {"color": "#636efa", "line": {"color": "red", "width": 4}, "symbol": "circle"}, "mode": "markers", "name": "3.125% Nov-41", "orientation": "v", "showlegend": true, "type": "scatter", "x": [17.13], "xaxis": "x", "y": [4.011], "yaxis": "y"}, {"customdata": [["2022-01-31T00:00:00", "2041-11-15T00:00:00", "912810TC2", "20-Year", "2.000% Nov-41", 74.19, 62690.0]], "hovertemplate": "ust_label=%{customdata[4]}<br>time_to_maturity=%{x}<br>bid_yield=%{y}<br>issue_date=%{customdata[0]}<br>maturity_date=%{customdata[1]}<br>cusip=%{customdata[2]}<br>original_security_term=%{customdata[3]}<br>bid_price=%{customdata[5]}<br>free_float=%{customdata[6]}<extra></extra>", "legendgroup": "2.000% Nov-41", "marker": {"color": "#636efa", "line": {"color": "blue", "width": 4}, "symbol": "circle"}, "mode": "markers", "name": "2.000% Nov-41", "orientation": "v", "showlegend": true, "type": "scatter", "x": [17.13], "xaxis": "x", "y": [4.115], "yaxis": "y"}, {"mode": "lines", "name": "BSpline k=3 - Zero Filtered Fit", "type": "scatter", "x": {"elided": "1000 float values"}, "y": {"elided": "1000 float values"}}, {"mode": "lines", "name": "BSpline k=3 - Par FF", "type": "scatter", "x": [0.5, 1, 1.5, 2, 2.5, 3, 3.5, 4, 4.5, 5, 5.5, 6, 6.5, 7, 7.5, 8, 8.5, 9, 9.5, 10, 10.5, 11, 11.5, 12, 12.5, 13, 13.5, 14, 14.5, 15, 15.5, 16, 16.5, 17, 17.5, 18, 18.5, 19, 19.5, 20, 20.5, 21, 21.5, 22, 22.5, 23, 23.5, 24, 24.5, 25, 25.5, 26, 26.5, 27, 27.5, 28, 28.5, 29, 29.5, 30, 30.5], "y": [4.418, 4.002, 3.777, 3.654, 3.593, 3.569, 3.561, 3.56, 3.558, 3.56, 3.572, 3.59, 3.612, 3.634, 3.653, 3.675, 3.7, 3.713, 3.7, 3.68, 3.676, 3.684, 3.7, 3.719, 3.744, 3.771, 3.801, 3.831, 3.862, 3.891, 3.919, 3.944, 3.968, 3.989, 4.009, 4.027, 4.043, 4.057, 4.07, 4.081, 4.091, 4.099, 4.106, 4.112, 4.116, 4.119, 4.121, 4.122, 4.123, 4.122, 4.12, 4.118, 4.114, 4.108, 4.101, 4.091, 4.078, 4.063, 4.045, 4.023, 3.998]}, {"mode": "lines", "name": "Impl Spots, 1y Fwd", "type": "scatter", "x": [0.5, 1, 1.5, 2, 2.5, 3, 3.5, 4, 4.5, 5, 5.5, 6, 6.5, 7, 7.5, 8, 8.5, 9, 9.5, 10, 10.5, 11, 11.5, 12, 12.5, 13, 13.5, 14, 14.5, 15, 15.5, 16, 16.5, 17, 17.5, 18, 18.5, 19, 19.5, 20, 20.5, 21, 21.5, 22, 22.5, 23, 23.5, 24, 24.5, 25, 25.5, 26, 26.5, 27, 27.5, 28, 28.5, 29, 29.5, 30, 30.5], "y": [null, null, 3.287, 3.267, 3.282, 3.315, 3.348, 3.376, 3.395, 3.415, 3.443, 3.477, 3.513, 3.546, 3.575, 3.606, 3.642, 3.66, 3.644, 3.619, 3.615, 3.628, 3.649, 3.676, 3.71, 3.747, 3.787, 3.829, 3.871, 3.912, 3.95, 3.985, 4.017, 4.047, 4.074, 4.099, 4.121, 4.141, 4.159, 4.174, 4.186, 4.197, 4.205, 4.211, 4.215, 4.218, 4.219, 4.218, 4.215, 4.211, 4.205, 4.198, 4.188, 4.175, 4.158, 4.137, 4.112, 4.081, 4.044, 4.001, 3.951]}, {"mode": "lines", "name": "Impl Par, 1y Fwd", "type": "scatter", "x": [1.5, 2, 2.5, 3, 3.5, 4, 4.5, 5, 5.5, 6, 6.5, 7, 7.5, 8, 8.5, 9, 9.5, 10, 10.5, 11, 11.5, 12, 12.5, 13, 13.5, 14, 14.5, 15, 15.5, 16, 16.5, 17, 17.5, 18, 18.5, 19, 19.5, 20, 20.5, 21, 21.5, 22, 22.5, 23, 23.5, 24, 24.5, 25, 25.5, 26, 26.5, 27, 27.5, 28, 28.5, 29, 29.5, 30, 30.5], "y": [3.317, 3.295, 3.31, 3.342, 3.374, 3.401, 3.42, 3.439, 3.465, 3.497, 3.53, 3.561, 3.588, 3.617, 3.649, 3.666, 3.653, 3.633, 3.63, 3.642, 3.66, 3.683, 3.71, 3.741, 3.774, 3.807, 3.84, 3.872, 3.902, 3.929, 3.954, 3.977, 3.998, 4.017, 4.034, 4.049, 4.063, 4.074, 4.085, 4.093, 4.1, 4.106, 4.111, 4.114, 4.116, 4.117, 4.117, 4.117, 4.115, 4.112, 4.108, 4.102, 4.095, 4.084, 4.072, 4.056, 4.037, 4.015, 3.989]}], "layout": {"height": 1000, "legend": {"title": {"text": "original_security_term"}, "tracegroupgap": 0}, "margin": {"t": 60}, "showlegend": true, "title": {"text": "All USTs - using bid_yield - as of 2024-10-01 00:00:00"}, "xaxis": {"anchor": "y", "domain": [0, 1], "showspikes": true, "spikecolor": "white", "spikemode": "across", "spikesnap": "cursor", "title": {"text": "Time to Maturity"}}, "yaxis": {"anchor": "x", "domain": [0, 1], "range": [3.33, 5.5], "showspikes": true, "spikecolor": "white", "spikesnap": "cursor", "spikethickness": 0.5, "title": {"text": "Yield to Maturity"}}}}
